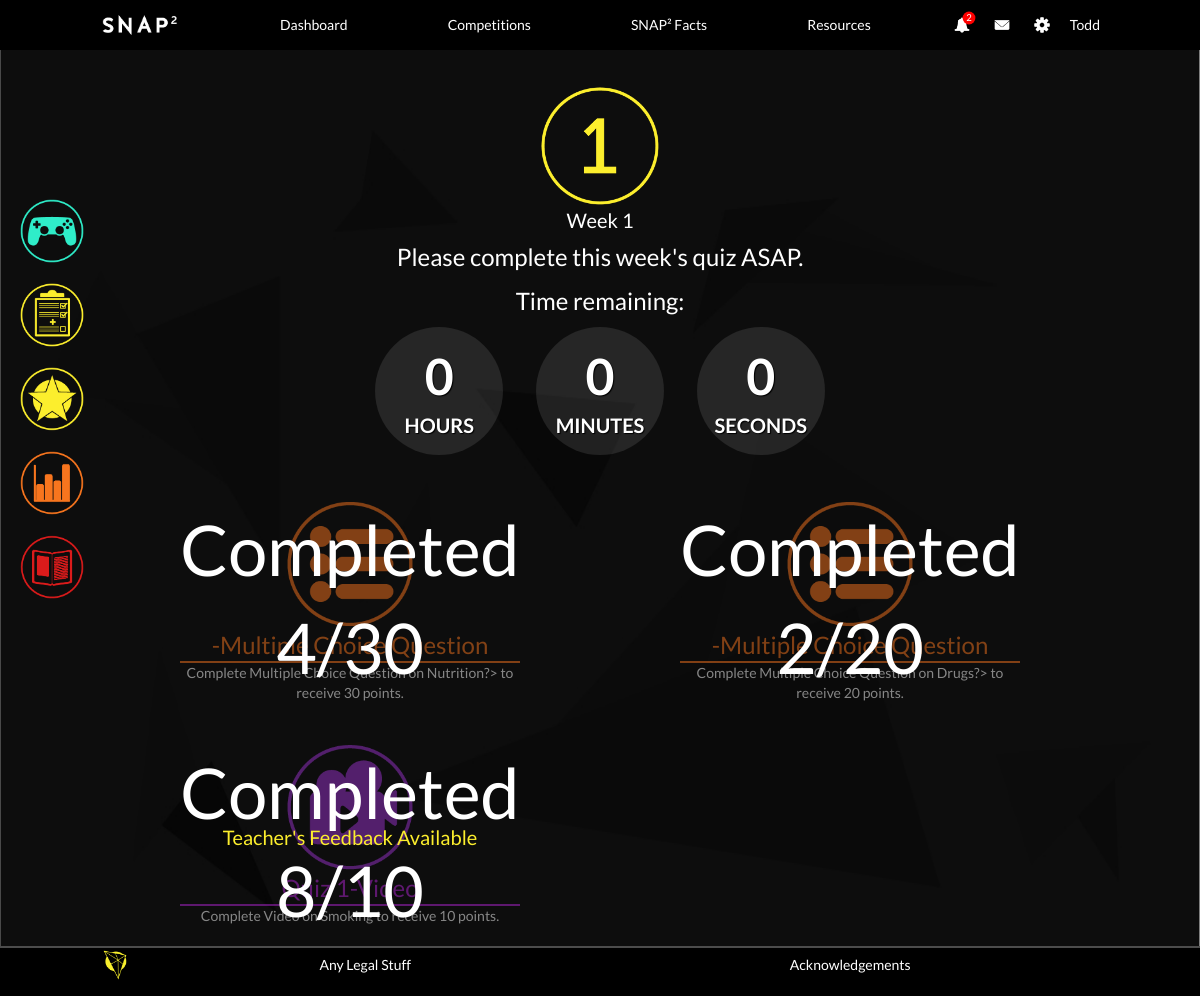
Before: /student/weekly-task.php?week=1 (signed in) with the older database file.
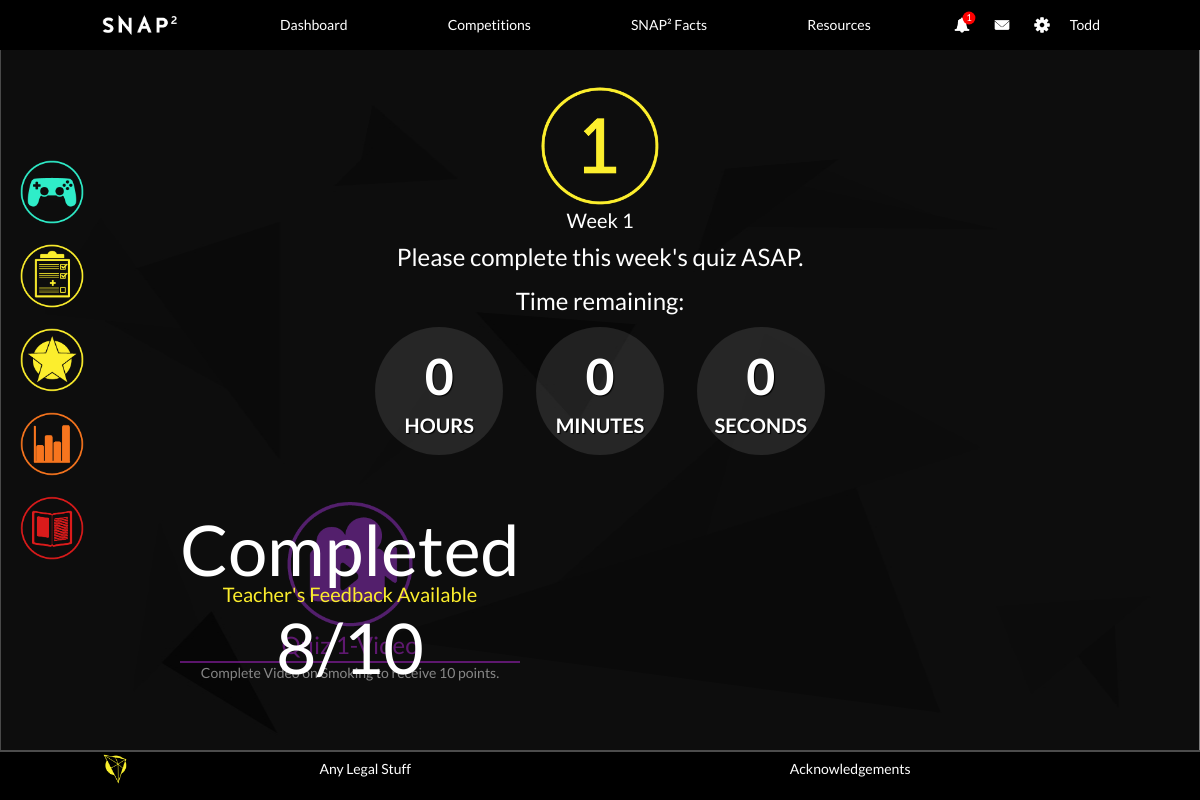
After: the same page with the newer database file.
### tables this page shows
CREATE TABLE `quiz` (
  `QuizID` mediumint(9) NOT NULL AUTO_INCREMENT,
  `Week` mediumint(9) DEFAULT NULL,
  `QuizType` enum('SAQ','MCQ','Matching','Poster','Misc') DEFAULT NULL,
  `ExtraQuiz` tinyint(1) DEFAULT 0,
  `TopicID` mediumint(9) DEFAULT NULL,
  `QuizName` text DEFAULT NULL,
  PRIMARY KEY (`QuizID`),
  KEY `Quiz_TopicID_FK` (`TopicID`),
  CONSTRAINT `Quiz_TopicID_FK` FOREIGN KEY (`TopicID`) REFERENCES `topic` (`TopicID`) ON DELETE CASCADE ON UPDATE CASCADE
);

CREATE TABLE `topic` (
  `TopicID` mediumint(9) NOT NULL AUTO_INCREMENT,
  `TopicName` varchar(190) DEFAULT NULL,
  PRIMARY KEY (`TopicID`),
  UNIQUE KEY `TopicName` (`TopicName`)
);

### mysql-lib.php (called while the page is built, shortened)
<?php
function getClass(PDO $conn, $classID)
{
    return getRecord($conn, $classID, "Class");
}
function getStudent(PDO $conn, $studentID)
{
    return getRecord($conn, $studentID, "Student", array("Class"));
}
function getMaxWeek(PDO $conn)
{
    $weekSql = "SELECT MAX(Week) AS WeekNum FROM Quiz";
    $weekQuery = $conn->prepare($weekSql);
    $weekQuery->execute();
    $weekResult = $weekQuery->fetch(PDO::FETCH_OBJ);
    return $weekResult;
}
function getQuizType(PDO $conn, $quizID)
{
    $quizTypeSql = "SELECT COUNT(*)
                        FROM Quiz
                        WHERE QuizID = ?";
    $quizTypeQuery = $conn->prepare($quizTypeSql);
    $quizTypeQuery->execute(array($quizID));
    $quizTypeSql = "SELECT *
                        FROM   Quiz LEFT JOIN Learning_Material USING (QuizID)
                        WHERE  QuizID = ?";
    $quizTypeQuery = $conn->prepare($quizTypeSql);
    $quizTypeQuery->execute(array($quizID));
    $quizTypeQueryRes = $quizTypeQuery->fetch(PDO::FETCH_OBJ);
    if ($quizTypeQueryRes->Excluded == EXCLUDED_VIDEO) {
        return "Video";
    } else if ($quizTypeQueryRes->Excluded == EXCLUDED_IMAGE) {
        return "Image";
    } else if ($quizTypeQueryRes->QuizType == "Misc") {
        return getMiscQuizType($conn, $quizID);
    }
    return $quizTypeQueryRes->QuizType;
}
function getQuizPoints(PDO $conn, $quizID)
{
    $pointsBySection = array('MCQ', 'Matching', 'Poster', 'Misc');
    $pointsByQuestion = array('SAQ', 'Video', 'Image');
    $points = 0;
    $quizTypeSql = "SELECT COUNT(*) FROM Quiz WHERE QuizID = ?";
    $quizTypeQuery = $conn->prepare($quizTypeSql);
    $quizTypeQuery->execute(array($quizID));
    if ($quizTypeQuery->fetchColumn() > 0) {
        $quizTypeSql = "SELECT QuizType FROM Quiz WHERE QuizID = ?";
        $quizTypeQuery = $conn->prepare($quizTypeSql);
        $quizTypeQuery->execute(array($quizID));
        $quizTypeResult = $quizTypeQuery->fetch(PDO::FETCH_OBJ);
        $quizType = $quizTypeResult->QuizType;
        if (in_array($quizType, $pointsBySection)) {
            $pointsSql = "SELECT Points AS SumPoints FROM Quiz NATURAL JOIN " . $quizType . "_Section WHERE QuizID = ?";
        } else if (in_array($quizType, $pointsByQuestion)) {
            $pointsSql = "SELECT SUM(Points) AS SumPoints FROM Quiz NATURAL JOIN SAQ_Section NATURAL JOIN SAQ_Question WHERE QuizID = ?";
        } else {
            throw new Exception("Unexpected Quiz Type. QuizID: " . $quizID);
        }
        $pointsQuery = $conn->prepare($pointsSql);
        $pointsQuery->execute(array($quizID));
        $pointsResult = $pointsQuery->fetch(PDO::FETCH_OBJ);
        if (strlen($pointsResult->SumPoints) > 0) {
            $points = $pointsResult->SumPoints;
        }
    }
    return $points;
}
function getStudentScoreForQuiz(PDO $conn, $studentID, $quizID)
{
    $scoreSql = "SELECT Grade, Status FROM quiz_record WHERE StudentID = ? AND QuizID = ?";
    $scoreQuery = $conn->prepare($scoreSql);
    $scoreQuery->execute(array($studentID, $quizID));
    $score = $scoreQuery->fetch(PDO::FETCH_OBJ);
    return $score;
}
function getQuizzesStatusByWeek(PDO $conn, $studentID, $week, $extraQuiz)
{
    $quizzesRes = array();
    $quizzesStatusSql = "SELECT Quiz.QuizID, QuizType, QuizName, `Status`, Viewed, TopicName FROM Quiz LEFT JOIN (SELECT * FROM Quiz_Record WHERE StudentID = ?) Student_Quiz_Record ON Quiz.QuizID = Student_Quiz_Record.QuizID
                                                                          NATURAL JOIN Topic WHERE Week = ? AND ExtraQuiz = ? ORDER BY Quiz.QuizID";
    $quizzesStatusQuery = $conn->prepare($quizzesStatusSql);
    $quizzesStatusQuery->execute(array($studentID, $week, $extraQuiz));
    $quizzesStatusRes = $quizzesStatusQuery->fetchAll(PDO::FETCH_OBJ);
    for ($i = 0; $i < count($quizzesStatusRes); $i++) {
        $quizzesRes[$i]['QuizID'] = $quizzesStatusRes[$i]->QuizID;
        $quizzesRes[$i]['Status'] = $quizzesStatusRes[$i]->Status;
        $quizzesRes[$i]['Viewed'] = $quizzesStatusRes[$i]->Viewed;
        $quizzesRes[$i]['TopicName'] = $quizzesStatusRes[$i]->TopicName;
        $quizzesRes[$i]['QuizName'] = $quizzesStatusRes[$i]->QuizName;
        $quizzesRes[$i]['QuizType'] = getQuizType($conn, $quizzesStatusRes[$i]->QuizID);
        $quizzesRes[$i]['Points'] = getQuizPoints($conn, $quizzesStatusRes[$i]->QuizID);
        $feedback = getStudentScoreForQuiz($conn, $studentID, $quizzesStatusRes[$i]->QuizID);
        if($feedback->Status == "GRADED"){
            $quizzesRes[$i]['Grade'] = $feedback->Grade;
        }else{
            $quizzesRes[$i]['Grade'] = "Ungraded";
        }
    }
    return $quizzesRes;
}
function getStudentWeek(PDO $conn, $studentID)
{
    $classID = getStudent($conn, $studentID)->ClassID;
    $week = min(getClass($conn, $classID)->UnlockedProgress, getMaxWeek($conn)->WeekNum);
    return $week;
}
function getTablePK(PDO $conn, $tableName)
{
    $tableSql = "SHOW KEYS FROM $tableName WHERE Key_name = 'PRIMARY'";
    $tableQuery = $conn->prepare($tableSql);
    $tableQuery->execute();
    $tableResult = $tableQuery->fetchAll(PDO::FETCH_OBJ);
    $tablePK = $tableResult[0]->Column_name;
    return $tablePK;
}
function getRecord(PDO $conn, $recordID, $tableName, array $joinTables = null)
{
    $tablePK = getTablePK($conn, $tableName);
    $tableSql = "SELECT COUNT(*)
				 FROM $tableName
				 WHERE $tablePK = ?";
    $tableQuery = $conn->prepare($tableSql);
    $tableQuery->execute(array($recordID));
    $tableSql = "SELECT * FROM $tableName";
    if ($joinTables != null) {
        foreach ($joinTables as $joinTable) {
            $tableSql .= " NATURAL JOIN " . $joinTable;
        }
    }
    $tableSql .= " WHERE $tablePK = ?";
    $tableQuery = $conn->prepare($tableSql);
    $tableQuery->execute(array($recordID));
    $tableResult = $tableQuery->fetch(PDO::FETCH_OBJ);
    return $tableResult;
}

### student/weekly-task.php (the view, shortened to what the rows shown need)
<?php
    require_once("../mysql-lib.php");
    if ($_SERVER["REQUEST_METHOD"] == "GET" && isset($_GET["week"])) {
            $week = $_GET["week"];
    } else {
        debug_log("Illegal state!");
        header("location:welcome.php");
        exit;
    }
    $conn = null;
    try{
        $conn = db_connect();
        if ($week > getStudentWeek($conn, $studentID)) {
            echo '<script>alert("This is a locked week!")</script>';
            echo '<script>window.location="game-home.php"</script>';
            exit;
        }
        $quizzesRes = getQuizzesStatusByWeek($conn, $studentID, $week, 0);
    } catch(Exception $e) {
        if($conn != null) {
            db_close($conn);
        }
        debug_err($e);
        exit;
    }
?>
<!DOCTYPE html>
<html lang="en">
<head>
    <link rel="stylesheet" href="./css/common.css">
</head>
<body>
<div class="page-wrapper">
    <? require("./top-nav-bar.php") ?>
    <div class="content-wrapper">
        <div class="week-detail">
            <? require("./quiz-timer.php") ?>
            <div class="game-nav">
<?php
            for ($i=0; $i<count($quizzesRes); $i++) { ?>
                <div class="col-6">
<?php
                switch ($quizzesRes[$i]['QuizType']) {
                    case "MCQ":
                        if (isset($quizzesRes[$i]['Status'])) {
                            try {
                                $conn = db_connect();
                                $quizID = $quizzesRes[$i]["QuizID"];
                                $attemptInfo = getMCQAttemptInfo($conn, $quizID, $studentID);
                            } catch (Exception $e) {
                                debug_err($e);
                            }
                            if (isset($attemptInfo) && $attemptInfo->Attempt >= 3) {?>
                            <a href="multiple-choice-question.php?quiz_id=<?php echo $quizzesRes[$i]['QuizID']?>">
                                <div class="game-nav-item game-nav-item-completed game-multiple-choice-quiz" >
                                    <div class="game-nav-logo"></div>
                                    <div class="game-nav-title"><?php echo $quizzesRes[$i]['QuizName']?>-Multiple Choice Question</div>
                                    <div class="game-nav-divider"></div>
                                    <div class="game-nav-desc">Complete Multiple Choice Question on <?php echo $quizzesRes[$i]['TopicName']?>?> to receive <?php echo $quizzesRes[$i]['Points']?> points.</div>
                                    <div class="game-nav-status">Completed
                                        <?php if($quizzesRes[$i]['Grade'] == "Ungraded") {
                                            echo "Ungraded";
                                        }else{
                                            echo $quizzesRes[$i]['Grade']?>/<?php echo $quizzesRes[$i]['Points'];
                                        }
                                        ?>
                                    </div>
                                </div>
                            </a>
<?php                       } ?>
<?php                   }
                        break;
                            if ($quizzesRes[$i]['Status'] == "UNGRADED" || $quizzesRes[$i]['Status'] == "GRADED") { ?>
<?php               }
                case "Video":
                    if (isset($quizzesRes[$i]['Status'])) {
                        if ($quizzesRes[$i]['Status'] == "UNGRADED" || $quizzesRes[$i]['Status'] == "GRADED") { ?>
                        <a href="video.php?quiz_id=<?php echo $quizzesRes[$i]['QuizID']?>">
                            <div class="game-nav-item game-nav-item-completed game-video">
                                <div class="game-nav-logo"></div>
                                <div class="game-nav-title"><?php echo $quizzesRes[$i]['QuizName']?>-Video</div>
                                <div class="game-nav-divider"></div>
                                <div class="game-nav-desc">Complete Video on <?php echo $quizzesRes[$i]['TopicName']?> to receive <?php echo $quizzesRes[$i]['Points']?> points.</div>
                                <div class="game-nav-status">Completed
                                    <?php if($quizzesRes[$i]['Grade'] == "Ungraded") {
                                        echo "Ungraded";
                                    }else{
                                        echo $quizzesRes[$i]['Grade']?>/<?php echo $quizzesRes[$i]['Points'];
                                        }
                                    ?>
                                </div>
<?php                       if ($quizzesRes[$i]['Status'] == "GRADED") {
                                if ($quizzesRes[$i]['Viewed'] == 0) { ?>
                                <div class="game-nav-feedback game-nav-feedback-animate">Teacher's Feedback Available</div>
<?php                           } else { ?>
                                <div class="game-nav-feedback">Feedback Viewed</div>
<?php                           }
                           } ?>
                            </div>
                        </a>
<?php               }
                        if ($quizzesRes[$i]['Status'] == "UNSUBMITTED") { ?>
<?php                   }
}
                    break;
                } ?>
                </div>
<?php       }    ?>
            </div>
        </div>
    </div>
</div>
</body>
</html>

Changed rows visible on the page:
removed quiz: TopicID.TopicName "Nutrition", Points "30", Grade "4"
removed quiz: TopicID.TopicName "Drugs", Points "20", QuizID "2"
Other visible differences:
$quizFeedbackCount: "2" → "1"
